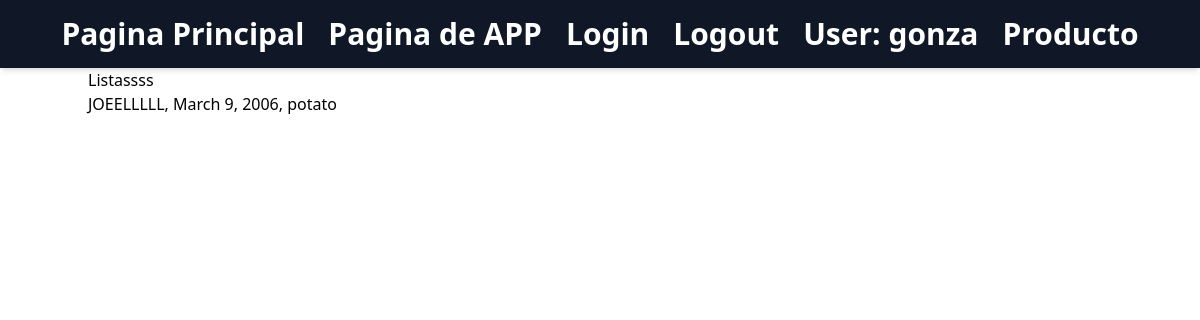
The app's page /task2/potato/ (signed in) with its own data.
### task2/models.py (models this page shows, shortened)
class Person(models.Model):
    name = models.CharField(max_length= 50 )
    birth = models.DateField()
    slug = models.SlugField(unique=True)
    propic = models.ImageField(default='def_user.png')

### task2/views.py (the view)
# urls.py: path('<slug:slug>/', views.person_detail, name='person'),
def person_detail(request, slug):
    person = Person.objects.get(slug=slug)
    return render(request, 'task5.html', {'person':person})

### task2/templates/task5.html
<!DOCTYPE html>
{% extends 'base.html' %} {% block content %}
<h1>Listassss</h1>
<ul>
  <li>{{ person.name }}, {{ person.birth }}, {{person.slug}}</li>
</ul>
{% endblock %}

### theme/templates/base.html (shortened to what this page needs)
<!DOCTYPE html>
{% load static tailwind_tags %}
<html lang="en">
  <head>
    {% tailwind_css %}
  </head>
  <body class=".container black:black-500">
    <header class="bg-gray-900 shadow-md">
      <nav class="flex justify-center space-x-6 py-4">
        <a
          href="{% url 'pagprinci' %}"
          class="text-3xl text-white font-bold hover:text-pink-500"
        >
          Pagina Principal
        </a>
        <a
          href="{% url 'people:home' %}"
          class="text-3xl text-white font-bold hover:text-purple-500"
        >
          Pagina de APP
        </a>
        <a
          href="{% url 'users:login' %}"
          class="text-3xl text-white font-bold hover:text-green-500"
        >
          Login
        </a>
        {% if user.is_authenticated %}
        <form action="{% url 'users:logout' %}" method="post">
          <button class="text-3xl text-white font-bold hover:text-yellow-500">
            Logout
          </button>
        </form>
        <p class="text-3xl text-white font-bold hover:text-orange-500">
          User: {{user.username}}
        </p>
        <a
          href="{% url 'users:producto' %}"
          class="text-3xl text-white font-bold hover:text-red-500"
          >Producto</a
        >
        {% endif %}
      </nav>
    </header>
    <div class="container mx-auto">
      {% block content %}{% endblock %}
  </body>
</html>

### records on screen
Person: name "JOEELLLLL", birth "March 9, 2006", slug "potato"

### other values on screen
{{ user.username }} "gonza"
